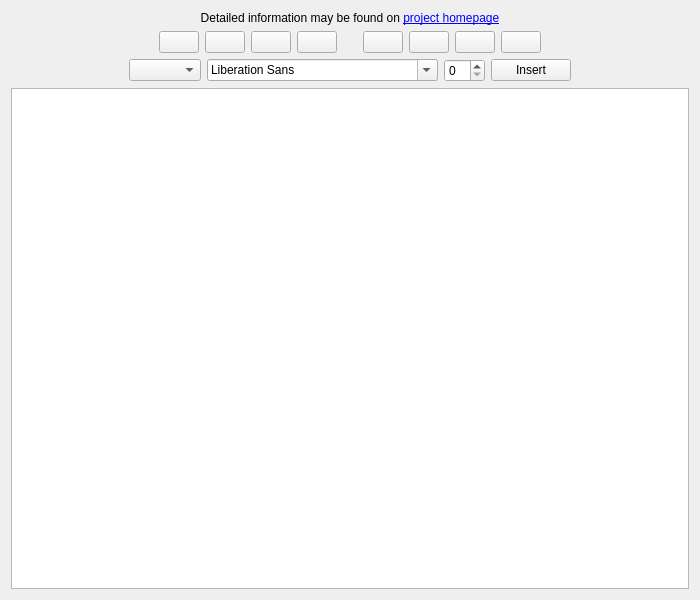
<?xml version="1.0" encoding="UTF-8"?>
<ui version="4.0">
 <class>ConfigWindow</class>
 <widget class="QWidget" name="ConfigWindow">
  <property name="geometry">
   <rect>
    <x>0</x>
    <y>0</y>
    <width>700</width>
    <height>600</height>
   </rect>
  </property>
  <property name="sizePolicy">
   <sizepolicy hsizetype="Expanding" vsizetype="Expanding">
    <horstretch>0</horstretch>
    <verstretch>0</verstretch>
   </sizepolicy>
  </property>
  <property name="minimumSize">
   <size>
    <width>700</width>
    <height>600</height>
   </size>
  </property>
  <property name="maximumSize">
   <size>
    <width>16777215</width>
    <height>16777215</height>
   </size>
  </property>
  <property name="windowTitle">
   <string>Widget configuration</string>
  </property>
  <layout class="QVBoxLayout" name="verticalLayout_6">
   <item>
    <widget class="QLabel" name="label">
     <property name="text">
      <string>Detailed information may be found on &lt;a href=&quot;http://arcanis.name/projects/awesome-widgets/&quot;&gt;project homepage&lt;/a&gt;</string>
     </property>
     <property name="alignment">
      <set>Qt::AlignCenter</set>
     </property>
     <property name="wordWrap">
      <bool>true</bool>
     </property>
    </widget>
   </item>
   <item>
    <layout class="QHBoxLayout" name="layput_mainFormating">
     <item>
      <spacer name="spacer_mainFormatingLeft">
       <property name="orientation">
        <enum>Qt::Horizontal</enum>
       </property>
       <property name="sizeHint" stdset="0">
        <size>
         <width>40</width>
         <height>20</height>
        </size>
       </property>
      </spacer>
     </item>
     <item>
      <widget class="QPushButton" name="pushButton_bold">
       <property name="icon">
        <iconset theme="format-text-bold">
         <normaloff/>
        </iconset>
       </property>
       <property name="shortcut">
        <string>Ctrl+B</string>
       </property>
      </widget>
     </item>
     <item>
      <widget class="QPushButton" name="pushButton_italic">
       <property name="icon">
        <iconset theme="format-text-italic">
         <normaloff/>
        </iconset>
       </property>
       <property name="shortcut">
        <string>Ctrl+I, Return</string>
       </property>
      </widget>
     </item>
     <item>
      <widget class="QPushButton" name="pushButton_underline">
       <property name="icon">
        <iconset theme="format-text-underline">
         <normaloff/>
        </iconset>
       </property>
       <property name="shortcut">
        <string>Ctrl+U</string>
       </property>
      </widget>
     </item>
     <item>
      <widget class="QPushButton" name="pushButton_strike">
       <property name="icon">
        <iconset theme="format-text-strikethrough">
         <normaloff/>
        </iconset>
       </property>
      </widget>
     </item>
     <item>
      <spacer name="spacer_mainFormatingCenter">
       <property name="orientation">
        <enum>Qt::Horizontal</enum>
       </property>
       <property name="sizeType">
        <enum>QSizePolicy::Fixed</enum>
       </property>
       <property name="sizeHint" stdset="0">
        <size>
         <width>20</width>
         <height>20</height>
        </size>
       </property>
      </spacer>
     </item>
     <item>
      <widget class="QPushButton" name="pushButton_left">
       <property name="icon">
        <iconset theme="format-justify-left">
         <normaloff/>
        </iconset>
       </property>
      </widget>
     </item>
     <item>
      <widget class="QPushButton" name="pushButton_center">
       <property name="icon">
        <iconset theme="format-justify-center">
         <normaloff/>
        </iconset>
       </property>
      </widget>
     </item>
     <item>
      <widget class="QPushButton" name="pushButton_right">
       <property name="icon">
        <iconset theme="format-justify-right">
         <normaloff/>
        </iconset>
       </property>
      </widget>
     </item>
     <item>
      <widget class="QPushButton" name="pushButton_fill">
       <property name="icon">
        <iconset theme="format-justify-fill">
         <normaloff/>
        </iconset>
       </property>
      </widget>
     </item>
     <item>
      <spacer name="spacer_mainFormatingRight">
       <property name="orientation">
        <enum>Qt::Horizontal</enum>
       </property>
       <property name="sizeHint" stdset="0">
        <size>
         <width>40</width>
         <height>20</height>
        </size>
       </property>
      </spacer>
     </item>
    </layout>
   </item>
   <item>
    <layout class="QHBoxLayout" name="layout_font">
     <item>
      <spacer name="spacer_fontLeft">
       <property name="orientation">
        <enum>Qt::Horizontal</enum>
       </property>
       <property name="sizeHint" stdset="0">
        <size>
         <width>40</width>
         <height>20</height>
        </size>
       </property>
      </spacer>
     </item>
     <item>
      <widget class="KColorCombo" name="kcolorcombo"/>
     </item>
     <item>
      <widget class="QFontComboBox" name="fontComboBox"/>
     </item>
     <item>
      <widget class="QSpinBox" name="spinBox"/>
     </item>
     <item>
      <widget class="QPushButton" name="pushButton_applyFont">
       <property name="text">
        <string>Insert</string>
       </property>
      </widget>
     </item>
     <item>
      <spacer name="spacer_fontRight">
       <property name="orientation">
        <enum>Qt::Horizontal</enum>
       </property>
       <property name="sizeHint" stdset="0">
        <size>
         <width>40</width>
         <height>20</height>
        </size>
       </property>
      </spacer>
     </item>
    </layout>
   </item>
   <item>
    <widget class="QTextEdit" name="textEdit_elements">
     <property name="lineWrapMode">
      <enum>QTextEdit::NoWrap</enum>
     </property>
     <property name="acceptRichText">
      <bool>false</bool>
     </property>
    </widget>
   </item>
  </layout>
 </widget>
 <customwidgets>
  <customwidget>
   <class>KColorCombo</class>
   <extends>QComboBox</extends>
   <header>kcolorcombo.h</header>
  </customwidget>
 </customwidgets>
 <resources/>
 <connections/>
</ui>
